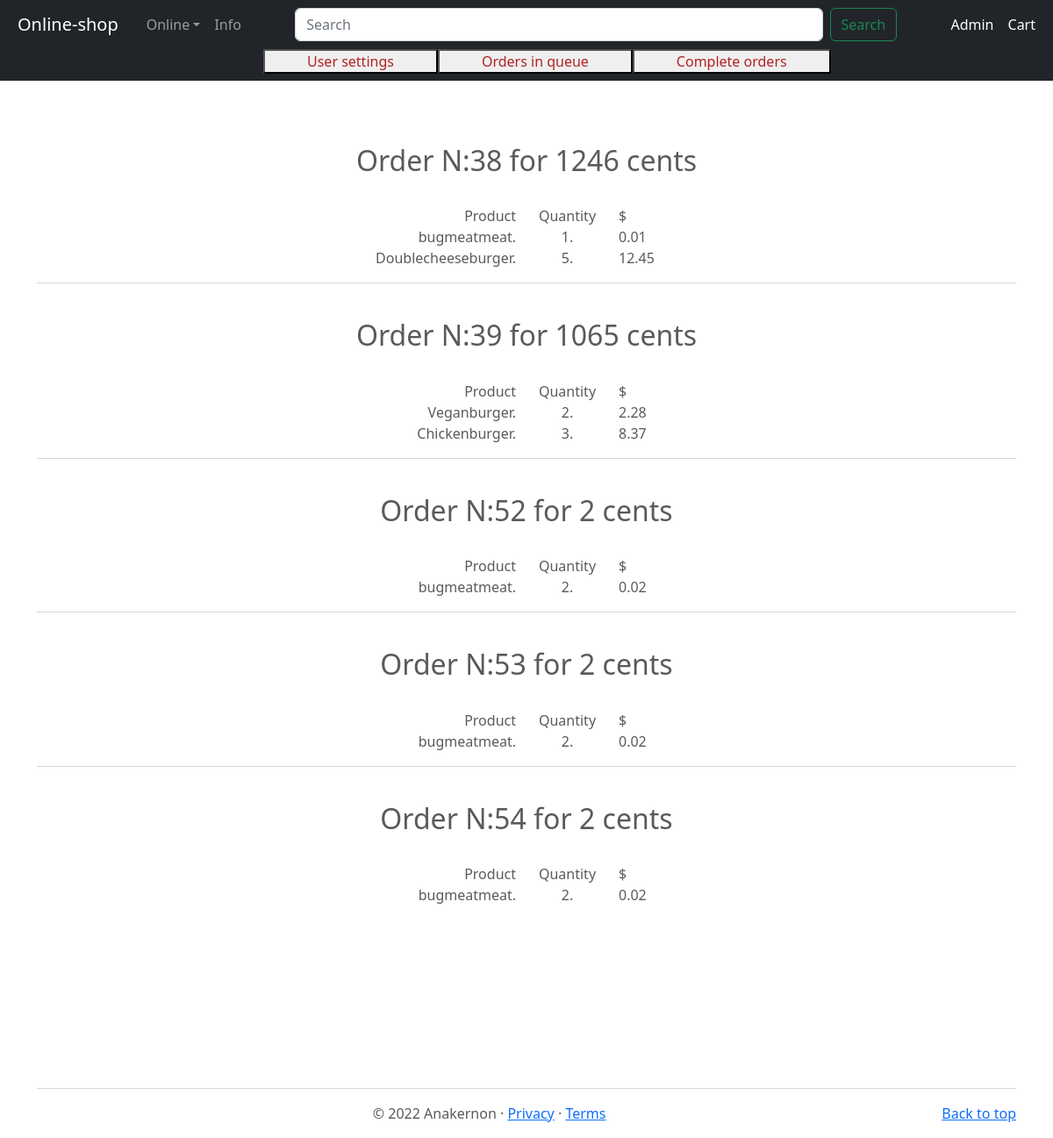
/profile/ (signed in), run on the app's committed database.
### menu/models.py (models this page shows, shortened)
class Location(models.Model):
    name = models.CharField(max_length = 64, unique = True)

### payments/models.py (models this page shows)
class b4Q(models.Model):
    user_name = models.CharField(max_length = 100)
    user_id = models.IntegerField()
    user_phone = models.CharField(max_length = 13)
    user_email = models.EmailField()
    user_address = models.CharField(max_length = 200)
    cart_id = models.IntegerField()
    product_names = models.TextField(max_length = 3200)
    product_prices = models.TextField(max_length = 320)
    product_quantities = models.TextField(max_length = 100)
    paid_amount = models.IntegerField()
    date_created = models.DateTimeField(auto_now_add = True)
    class Meta:
        ordering = ['date_created',]

### menu/views.py (the view, shortened to what this page needs)
# urls.py: path("profile/", profile, name = "profile"),
@login_required(login_url="/login")
def profile(request):
    if not request.session.exists(request.session.session_key):
        request.session.create()
        request.session["session_location"] = Location.objects.get(pk=1).name
    user_id = request.user.id
    if request.method == "GET":
        ordersInQ = pay_db.b4Q.objects.filter(user_id = user_id)
        page = "Orders-in-queue"
        return render(request, "menu/carousel/profile.html", {
                                                                                                    "page" : page,
                                                                                                    "dataset" : ordersInQ,
                                                                                                    "locationset" : Location.objects.all(),
                                                                                                    "location" : request.session['session_location']
         })

### menu/templates/menu/carousel/profile.html (shortened to what this page needs)
{% extends 'menu/carousel/base.html' %} {% block title %}Online shop | Profile{% endblock %}
{% block style %}
{% load static %}
<link href="{% static 'menu/search.css' %}"
          rel="stylesheet"
>
{% endblock %}
{% block navigation %}
 <nav class="navbar navbar-expand-md navbar-dark  bg-dark">
    <form method="post">
        <button class="nav-link px-5"
              style="color:firebrick"
              aria-current="page"
              name = "User-settings"
              value = "User-settings"
        >User settings</button>
    </form>
    <form method="post">
        <button class="nav-link px-5"
              style="color:firebrick"
              aria-current="page"
              name = "Orders-in-queue"
              value = "Orders-in-queue"
        >Orders in queue</button>
    </form>
    <form method="post">
        <button class="nav-link px-5"
              style="color:firebrick"
              aria-current="page"
              name = "Complete-orders"
              value = "Complete-orders"
        >Complete orders</button>
    </form>
</nav>
{% endblock %}
{% block content %}
<div class="container marketing">
    <div class="py-4"></div>
    {% if page == "Orders-in-queue" %}
    {% for data in dataset %}
    <div class="row featurette mx-auto">
            <div class="py-4"
                     style="text-align:center">
                <h2>Order N:{{data.cart_id}} for {{data.paid_amount}} cents</h2>
            </div>
            <div class="col-md-6"
                     style = "text-align:right; word-spacing:9999px;"
             >Product {{data.product_names}}</div>
            <div class="col-md-1"
                     style = "text-align:center; word-spacing:9999px;"
             >Quantity {{data.product_quantities}}</div>
            <div class="col-md-5"
                     style = "text-align:left; word-spacing:9999px;"
             >$ {{data.product_prices}}</div>
        </div>
        {% if forloop.counter == dataset|length %}
        {% else %}
        <hr class="featurette-divider">
        {% endif %}
    {% empty %}
    <p class="lead"
    >Any orders in queue. You are always welcome to buy something!</p>
    {% endfor %}
    {% elif page == "User-settings" %}
    {% load crispy_forms_tags %}
    {% endif %}
    <div class="py-5"></div>
</div>
{% endblock %}

### menu/templates/menu/carousel/base.html (shortened to what this page needs)
<!doctype html>
<html lang="en">
    <head>
        <link href="https://cdn.jsdelivr.net/npm/bootstrap@5.2.0/dist/css/bootstrap.min.css"
                  rel="stylesheet"
        >
        {% block style %}
        {% load static %}
        {% endblock %}
    </head>
    <body>
        <header>
            <nav class="navbar navbar-expand-md navbar-dark fixed-top bg-dark">
                <div class="container-fluid">
                    <a class="navbar-brand px-2"
                          href="\"
                     >Online-shop</a>
                    <div class="collapse navbar-collapse" id="navbarCollapse">
                        <ul class="navbar-nav me-auto mb-2 mb-md-0">
                            <li class="nav-item dropdown">
                                <a class="nav-link dropdown-toggle"
                                      aria-current="page"
                                      href="#"
                                      role="button"
                                      data-bs-toggle="dropdown"
                                      aria-expanded="false"
                                 >{{location}}</a>
                          </li>
                          <li class="nav-item">
                            <a class="nav-link"
                                  aria-current="page"
                                  href="\info"
                            >Info</a>
                          </li>
                        </ul>
                    </div>
                    <form action="{% url 'menu:search' %}"
                               method="get"
                               class="d-flex mx-auto col-sm-7"
                               role="search"
                    >
                        <input name="q"
                                    class="form-control me-2"
                                    type="search"
                                    placeholder="Search"
                                    aria-label="Search"
                        >
                            <button class="btn btn-outline-success"
                                          type="submit"
                            >Search</button>
                    </form>
                    <div class="collapse navbar-collapse" id="navbarCollapse">
                        <ul class="navbar-nav ms-auto mb-2 mb-md-0">
                            <li class="nav-item">
                                {% if user.is_authenticated %}
                                <a class="nav-link active text-capitalize"
                                      href="\profile"
                                >{{user.username}}</a>
                                {% else %}
                                <li class="nav-item">
                                    <a class="nav-link active"
                                          href="\login"
                                    >Login</a>
                                </li>
                                {% endif %}
                            </li>
                            <li class="nav-item">
                                <a class="nav-link active"
                                      href="\cart"
                                >Cart</a>
                            </li>
                        </ul>
                    </div>
                </div>
            </nav>
            {% block navigation %} {% endblock %}
        </header>
        <main>
            {% block content %} {% endblock %}
            <div class="py-5">
            </div>
            <footer class="container text-center" >
                <hr class="featurette-divider"></hr>
                <p  class="float-end">
                    <a href="#">Back to top</a>
                </p>
                <p>&copy; 2022 Anakernon &middot;
                    <a href="https://github.com/Anakernon/online-shop/blob/main/LICENSE"
                    >Privacy</a>
                &middot;
                    <a href="https://github.com/Anakernon/online-shop/blob/main/LICENSE"
                    >Terms</a>
                </p>
            </footer>
        </main>
    </body>
</html>

### menu/static/menu/search.css (style rules this page uses)
body { padding-top: 3rem; padding-bottom: 0rem; color: #5a5a5a; }
.featurette-divider { margin: 1rem 0; }

### data on the page
Location: name "Online"
b4Q: cart_id "38", paid_amount "1246", product_names "bugmeatmeat. Doublecheeseburger.", product_quantities "1. 5.", product_prices "0.01 12.45"
b4Q: cart_id "39", paid_amount "1065", product_names "Veganburger. Chickenburger.", product_quantities "2. 3.", product_prices "2.28 8.37"
b4Q: cart_id "52", paid_amount "2", product_names "bugmeatmeat.", product_quantities "2.", product_prices "0.02"
b4Q: cart_id "53", paid_amount "2", product_names "bugmeatmeat.", product_quantities "2.", product_prices "0.02"
b4Q: cart_id "54", paid_amount "2", product_names "bugmeatmeat.", product_quantities "2.", product_prices "0.02"

### other printed values
{{ user.username }} "Admin"
